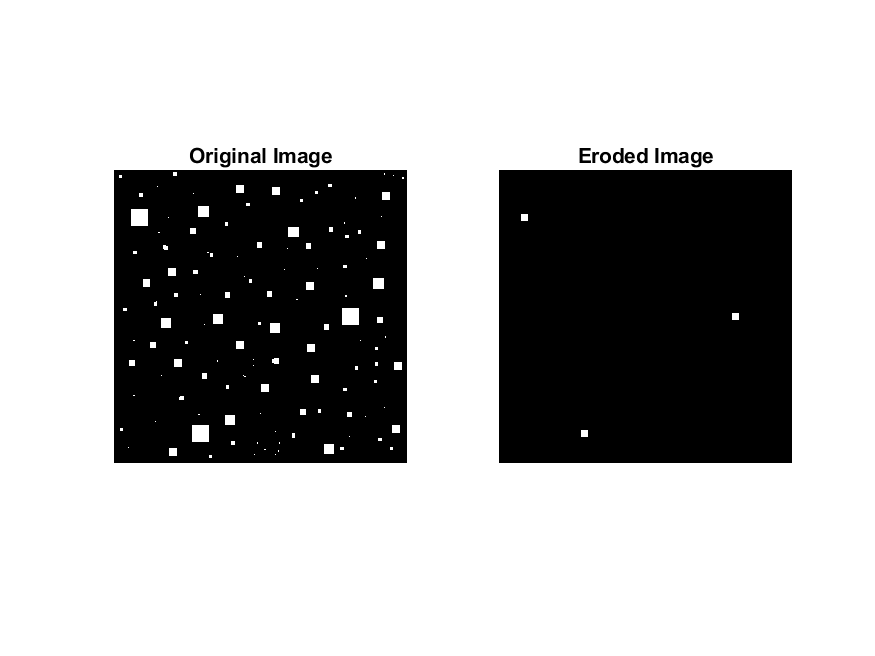
%> input picture projects/project_3/results/erode_squares.png, 875 x 656 px, given in place of mixed-squares.tif, which was not available
$ octave project3.m   (GNU Octave 9; MATLAB toolbox functions it lacks are replaced by stand-ins)
%> lines starting %> are read from the running program, lines starting %| are printed output that depends on the picture; pictures that were not available may be replaced by others from this repository, and a replacement may not be noted
%% Question 1
clear
%% 1
image1 = imread('Project3_data\mixed-squares.tif');
%> image1 is the input picture: size 656x875x3 uint8; min 0, max 255, mean 179.6
imageNew = imerode(image1, ones(28));
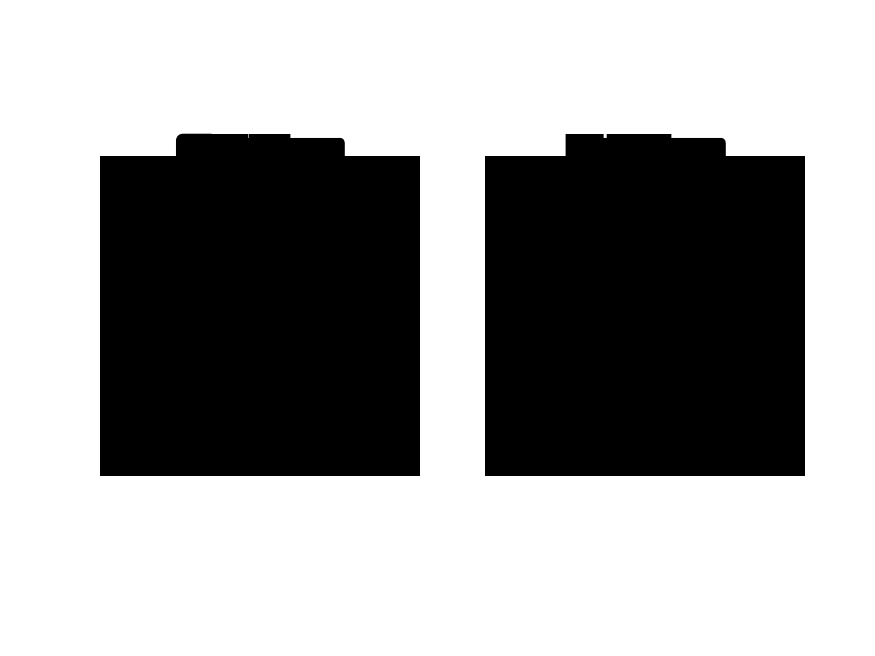
%> imageNew: size 656x875x3 uint8; min 0, max 255, mean 161
figure
subplot(1,2,1);
imshow(image1);
title('Original Image');
subplot(1,2,2);
imshow(imageNew);
title('Eroded Image');
saveas(gcf, "results/erode_squares.png");
%% Question 2
clear
Image = imread("Project3_data\subcellimage.png");
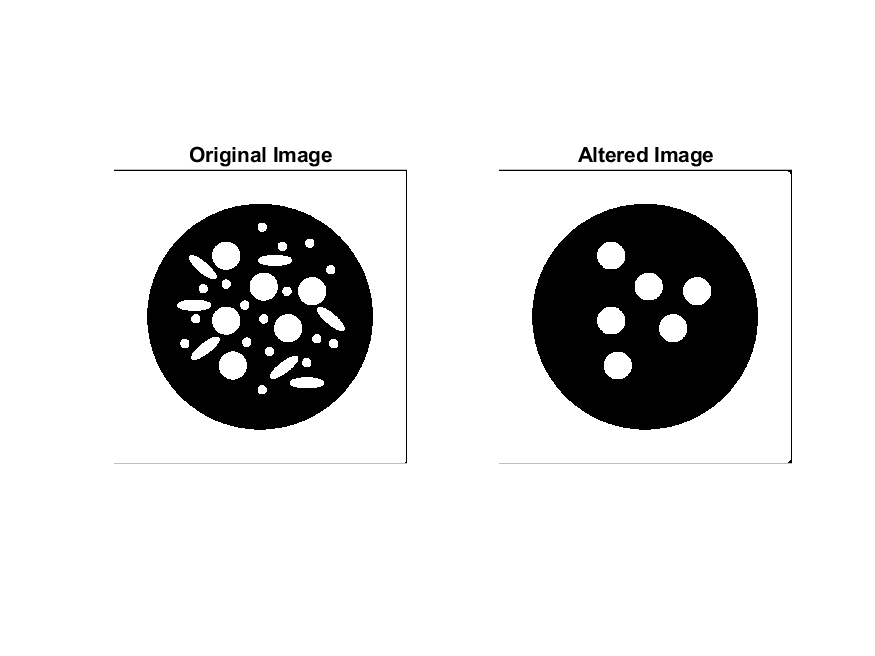
%> input picture projects/project_3/results/subcell.png, 875 x 656 px, given in place of subcellimage.png, which was not available
%> Image is the input picture: size 656x875x3 uint8; min 0, max 255, mean 222.8
se = strel('disk', 50);
ImageNew=imopen(Image, se);
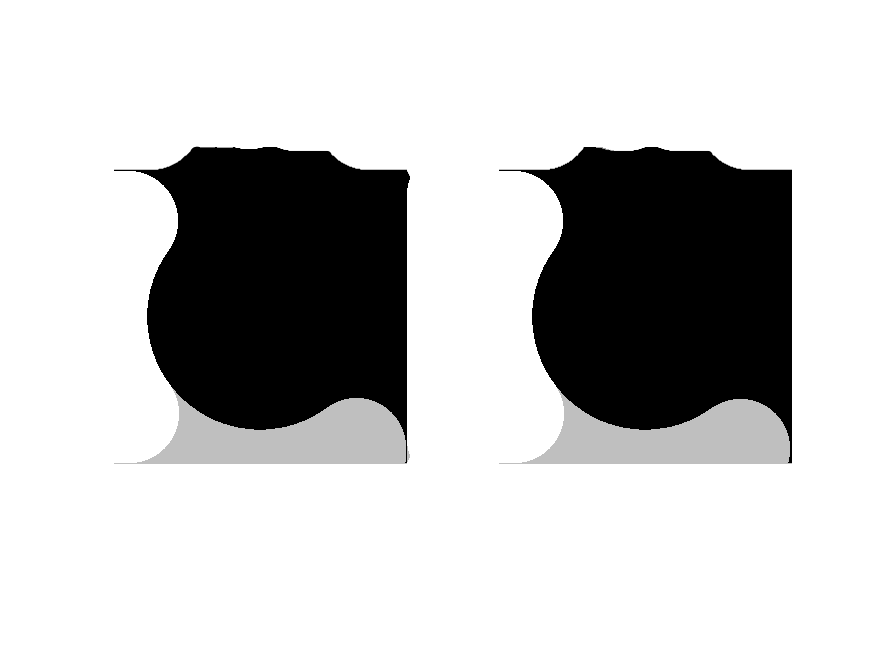
%> ImageNew: size 656x875x3 uint8; min 0, max 255, mean 196
figure;
subplot(1,2,1);
imshow(Image);
title("Original Image");
subplot(1,2,2);
imshow(ImageNew);
title("Altered Image");
saveas(gcf, "results/subcell.png");
%% Question 3
clear
Image = imread("Project3_data\thumbprint.tif");
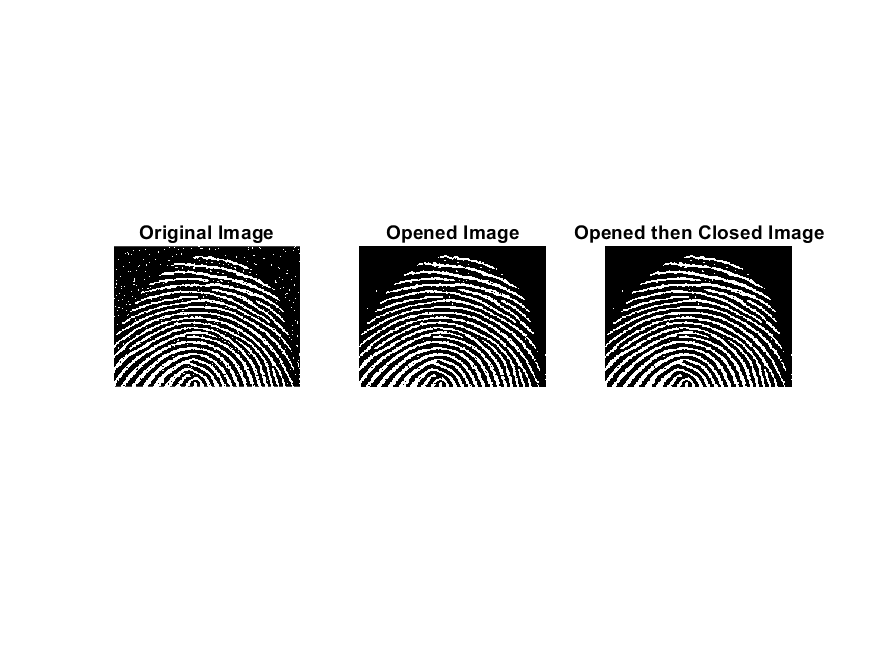
%> input picture projects/project_3/results/thumbprint.png, 875 x 656 px, given in place of thumbprint.tif, which was not available
%> Image is the input picture: size 656x875x3 uint8; min 0, max 255, mean 228.5
% Open image
se = strel('square',4);
To = imopen(Image,se);
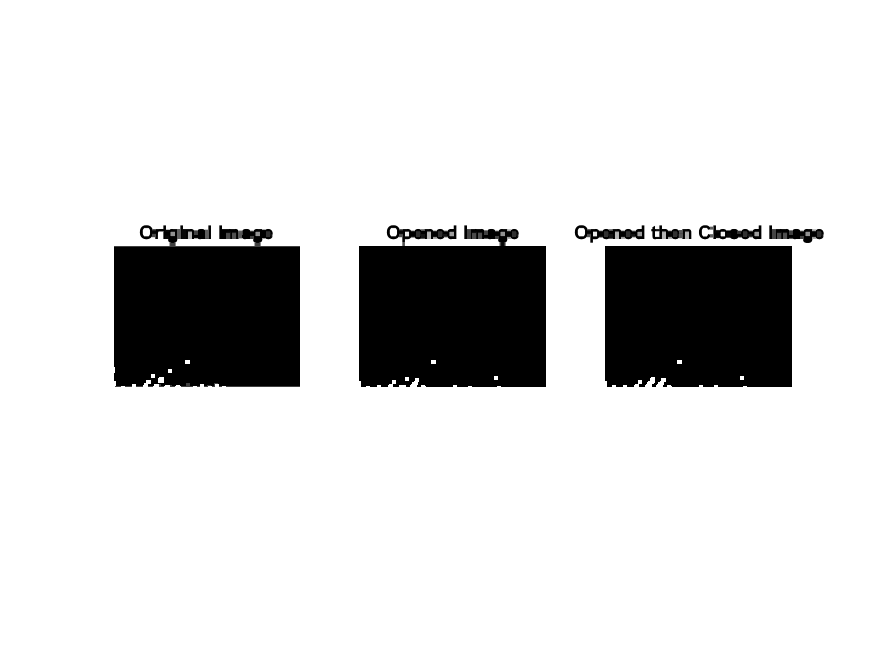
%> To: size 656x875x3 uint8; min 0, max 255, mean 218.5
% Open then close
Toc = imclose(To,se);
figure;
subplot(1,3,1);
imshow(Image);
title("Original Image");
subplot(1,3,2);
imshow(To);
title("Opened Image");
subplot(1,3,3);
imshow(Toc);
title("Opened then Closed Image");
saveas(gcf, "results/thumbprint.png");
%% Question 4
clear
%a)
%> (the run ends here)
